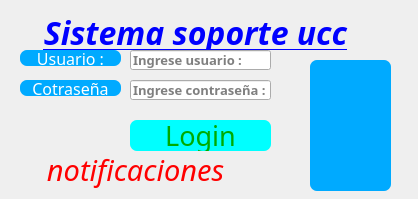
<?xml version="1.0" encoding="UTF-8"?>
<ui version="4.0">
 <class>Dialog</class>
 <widget class="QDialog" name="Dialog">
  <property name="geometry">
   <rect>
    <x>0</x>
    <y>0</y>
    <width>418</width>
    <height>199</height>
   </rect>
  </property>
  <property name="font">
   <font>
    <family>Netflix Sans </family>
    <pointsize>10</pointsize>
    <weight>75</weight>
    <bold>true</bold>
   </font>
  </property>
  <property name="windowTitle">
   <string>Dialog</string>
  </property>
  <widget class="QPushButton" name="btn_login">
   <property name="geometry">
    <rect>
     <x>130</x>
     <y>120</y>
     <width>141</width>
     <height>31</height>
    </rect>
   </property>
   <property name="font">
    <font>
     <family>OCR A Extended</family>
     <pointsize>20</pointsize>
     <weight>50</weight>
     <italic>false</italic>
     <bold>false</bold>
    </font>
   </property>
   <property name="styleSheet">
    <string notr="true">color: rgb(255, 255, 255);
color: rgb(0, 170, 0);
font: 10pt &quot;MS Shell Dlg 2&quot;;
background-color: rgb(0, 255, 255);
border-radius: 7px;
font: 20pt &quot;OCR A Extended&quot;;</string>
   </property>
   <property name="text">
    <string>Login</string>
   </property>
  </widget>
  <widget class="QLabel" name="label_2">
   <property name="geometry">
    <rect>
     <x>20</x>
     <y>50</y>
     <width>101</width>
     <height>16</height>
    </rect>
   </property>
   <property name="font">
    <font>
     <family>OCR A Extended</family>
     <pointsize>12</pointsize>
     <weight>50</weight>
     <italic>false</italic>
     <bold>false</bold>
    </font>
   </property>
   <property name="styleSheet">
    <string notr="true">color: rgb(255, 255, 255);
font: 10pt &quot;MS Shell Dlg 2&quot;;
background-color: rgb(0, 170, 255);
border-radius: 7px;
font:12pt &quot;OCR A Extended&quot;;</string>
   </property>
   <property name="text">
    <string>Usuario :</string>
   </property>
   <property name="alignment">
    <set>Qt::AlignCenter</set>
   </property>
   <property name="wordWrap">
    <bool>true</bool>
   </property>
  </widget>
  <widget class="QLabel" name="label_3">
   <property name="geometry">
    <rect>
     <x>10</x>
     <y>10</y>
     <width>371</width>
     <height>41</height>
    </rect>
   </property>
   <property name="font">
    <font>
     <family>Microsoft YaHei</family>
     <pointsize>17</pointsize>
     <weight>50</weight>
     <italic>false</italic>
     <bold>false</bold>
    </font>
   </property>
   <property name="styleSheet">
    <string notr="true">color: rgb(0, 0, 255);
font: 17pt &quot;Microsoft YaHei&quot;;</string>
   </property>
   <property name="text">
    <string>&lt;html&gt;&lt;head/&gt;&lt;body&gt;&lt;p&gt;&lt;span style=&quot; font-size:24pt; font-weight:600; font-style:italic; text-decoration: underline;&quot;&gt;Sistema soporte ucc&lt;/span&gt;&lt;/p&gt;&lt;/body&gt;&lt;/html&gt;</string>
   </property>
   <property name="alignment">
    <set>Qt::AlignCenter</set>
   </property>
   <property name="wordWrap">
    <bool>true</bool>
   </property>
  </widget>
  <widget class="QLabel" name="notificaciones">
   <property name="geometry">
    <rect>
     <x>0</x>
     <y>150</y>
     <width>271</width>
     <height>41</height>
    </rect>
   </property>
   <property name="font">
    <font>
     <family>OCR A Extended</family>
     <pointsize>12</pointsize>
     <weight>50</weight>
     <italic>false</italic>
     <bold>false</bold>
    </font>
   </property>
   <property name="styleSheet">
    <string notr="true">color: rgb(255, 0, 0);</string>
   </property>
   <property name="text">
    <string>&lt;html&gt;&lt;head/&gt;&lt;body&gt;&lt;p&gt;&lt;span style=&quot; font-size:22pt; font-style:italic;&quot;&gt;notificaciones&lt;/span&gt;&lt;/p&gt;&lt;/body&gt;&lt;/html&gt;</string>
   </property>
   <property name="alignment">
    <set>Qt::AlignCenter</set>
   </property>
   <property name="wordWrap">
    <bool>true</bool>
   </property>
  </widget>
  <widget class="QLabel" name="label_5">
   <property name="geometry">
    <rect>
     <x>20</x>
     <y>80</y>
     <width>101</width>
     <height>16</height>
    </rect>
   </property>
   <property name="font">
    <font>
     <family>OCR A Extended</family>
     <pointsize>12</pointsize>
     <weight>50</weight>
     <italic>false</italic>
     <bold>false</bold>
    </font>
   </property>
   <property name="styleSheet">
    <string notr="true">color: rgb(255, 255, 255);
font: 10pt &quot;MS Shell Dlg 2&quot;;
background-color: rgb(0, 170, 255);
border-radius: 7px;
font:12pt &quot;OCR A Extended&quot;;</string>
   </property>
   <property name="text">
    <string>Cotraseña</string>
   </property>
   <property name="alignment">
    <set>Qt::AlignCenter</set>
   </property>
   <property name="wordWrap">
    <bool>true</bool>
   </property>
  </widget>
  <widget class="QLineEdit" name="user">
   <property name="geometry">
    <rect>
     <x>130</x>
     <y>50</y>
     <width>141</width>
     <height>20</height>
    </rect>
   </property>
   <property name="placeholderText">
    <string>Ingrese usuario :</string>
   </property>
  </widget>
  <widget class="QLineEdit" name="passwd">
   <property name="geometry">
    <rect>
     <x>130</x>
     <y>80</y>
     <width>141</width>
     <height>20</height>
    </rect>
   </property>
   <property name="echoMode">
    <enum>QLineEdit::Password</enum>
   </property>
   <property name="placeholderText">
    <string>Ingrese contraseña :</string>
   </property>
  </widget>
  <widget class="QLabel" name="label_6">
   <property name="geometry">
    <rect>
     <x>310</x>
     <y>60</y>
     <width>81</width>
     <height>131</height>
    </rect>
   </property>
   <property name="font">
    <font>
     <family>OCR A Extended</family>
     <pointsize>12</pointsize>
     <weight>50</weight>
     <italic>false</italic>
     <bold>false</bold>
    </font>
   </property>
   <property name="styleSheet">
    <string notr="true">color: rgb(255, 255, 255);
font: 10pt &quot;MS Shell Dlg 2&quot;;
background-color: rgb(0, 170, 255);
border-radius: 7px;
font: 12pt &quot;OCR A Extended&quot;;</string>
   </property>
   <property name="text">
    <string/>
   </property>
   <property name="pixmap">
    <pixmap>png-clipart-super-saiyan-4-goku-son-goku.png</pixmap>
   </property>
   <property name="scaledContents">
    <bool>true</bool>
   </property>
   <property name="alignment">
    <set>Qt::AlignCenter</set>
   </property>
   <property name="wordWrap">
    <bool>true</bool>
   </property>
  </widget>
  <widget class="QLabel" name="label">
   <property name="geometry">
    <rect>
     <x>20</x>
     <y>100</y>
     <width>81</width>
     <height>51</height>
    </rect>
   </property>
   <property name="text">
    <string/>
   </property>
   <property name="pixmap">
    <pixmap>login.png</pixmap>
   </property>
   <property name="scaledContents">
    <bool>true</bool>
   </property>
  </widget>
 </widget>
 <resources>
  <include location="imagenes.qrc"/>
 </resources>
 <connections/>
</ui>
